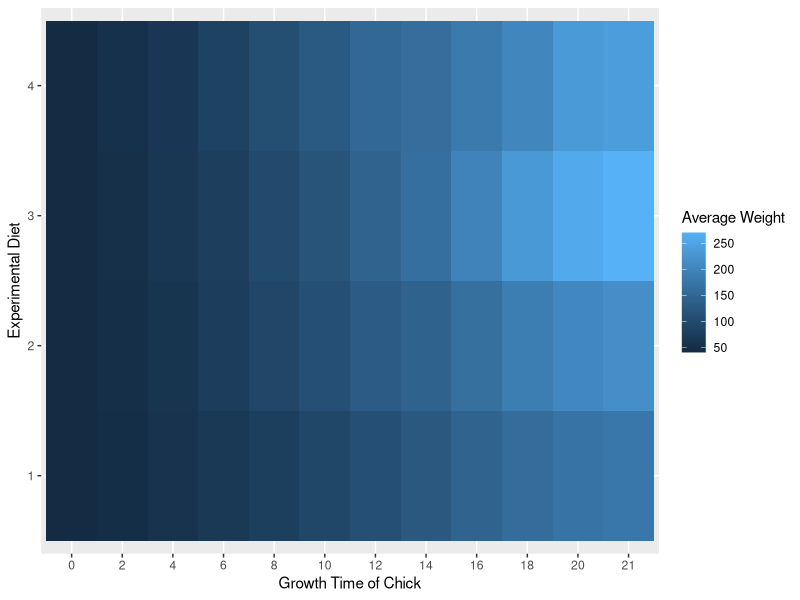
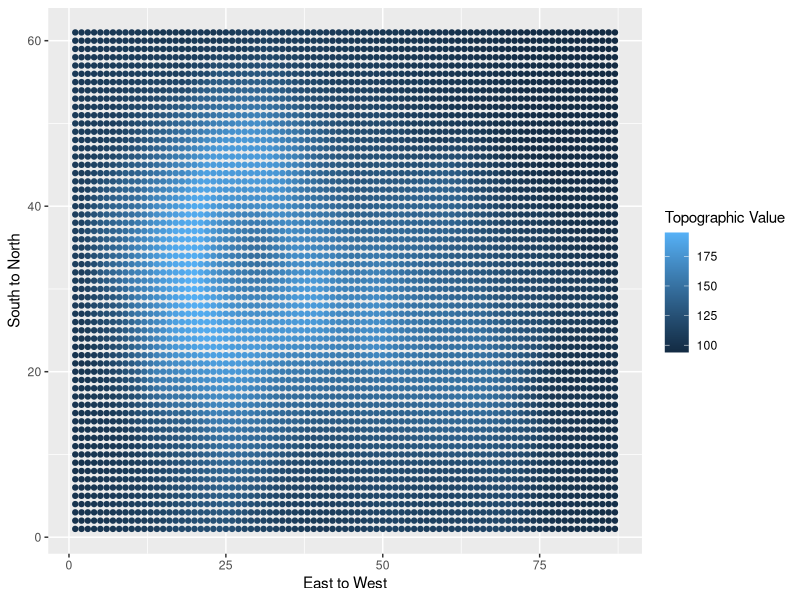
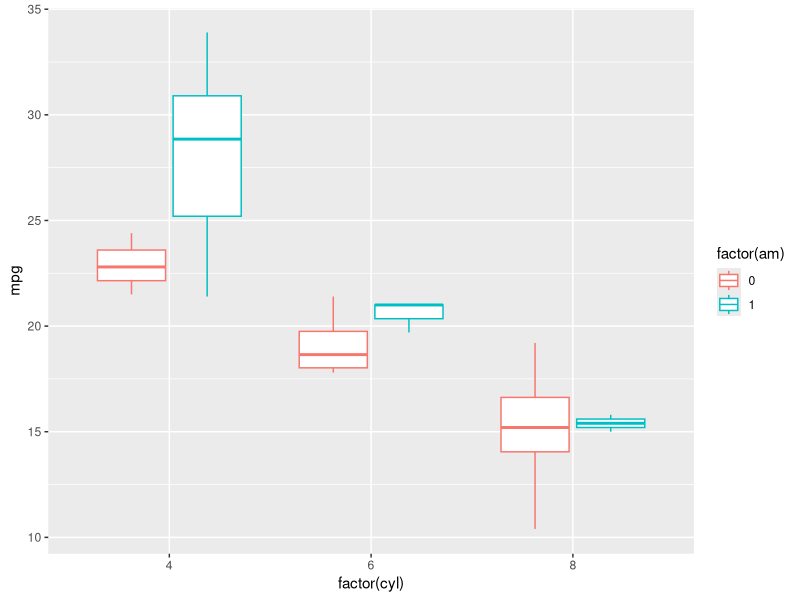
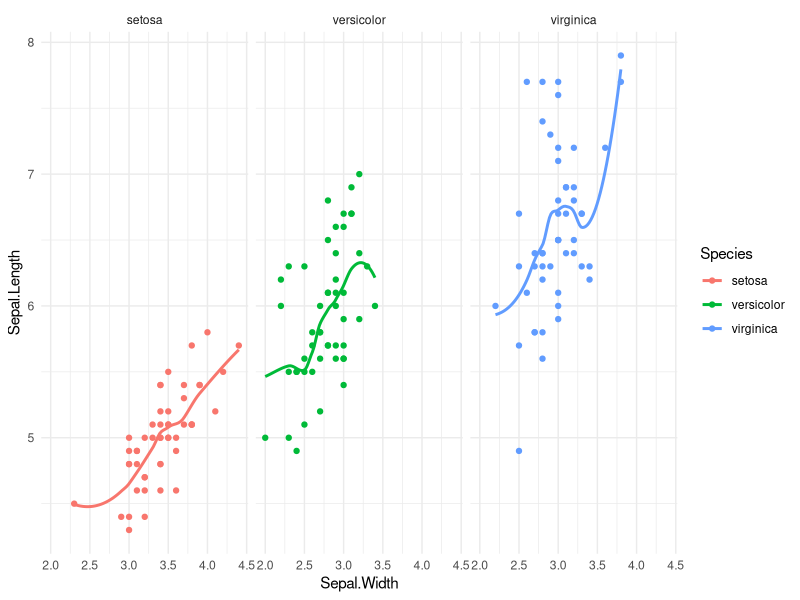
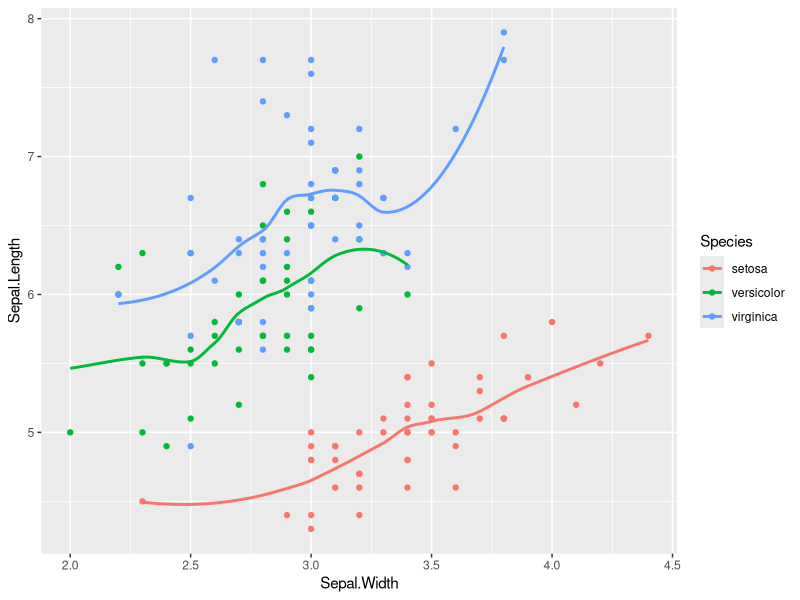

The R source for these figures, in order:
## ---- chunk 1
knitr::opts_chunk$set(echo = TRUE)
library(tidyverse)
library(reshape2)
data(volcano)
data(ChickWeight)
data(mtcars)
data(iris)
## ---- chunk 2
# data preparation: to tibble
cw <- as.tibble(ChickWeight)

# boxplot: x = time, y = weight
cw %>%
  group_by(Time, Diet) %>%
  summarise(weight = mean(weight, na.rm = TRUE)) %>%
  ggplot(aes(x = factor(Time), y = Diet, fill = weight)) +
    geom_tile() +
    labs(x = "Growth Time of Chick", y = "Experimental Diet", fill = "Average Weight")
## ---- chunk 3
# data preparation: matrix to tibble
vcn <- volcano
colnames(vcn) <- 1:61
rownames(vcn) <- 1:87
vcn <- melt(vcn)
names(vcn) <- c("East to West","South to North","Topographic Value")
vcn <- as.tibble(vcn)

# plot
vcn %>% 
  ggplot(mapping = aes(x = `East to West`, y = `South to North`, color = `Topographic Value`)) +
    geom_point(show.legend = TRUE)
## ---- chunk 4
# data preparation: mtcars to tibble
mtc <- as.tibble(mtcars)

# Plot: 
mtc %>%
ggplot(aes(factor(cyl), y = mpg, color = factor(am))) +
  geom_boxplot()
## ---- chunk 5
iris %>%
  ggplot(aes(x = Sepal.Width, y = Sepal.Length, color = Species)) +
    geom_point() + 
    geom_smooth(se = FALSE) +
    facet_wrap(~Species) +
    theme_minimal()
## ---- chunk 6
iris %>%
  ggplot(aes(x = Sepal.Width, y = Sepal.Length, color = Species)) +
    geom_point() + 
    geom_smooth(se = FALSE)
